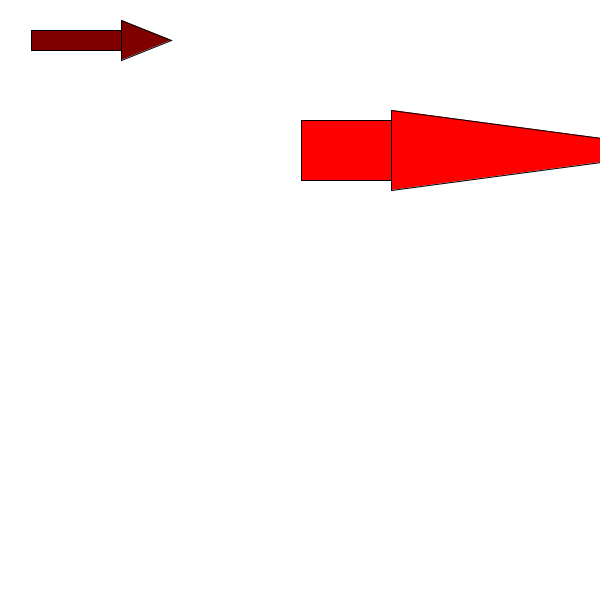
Frame 1 (no input)
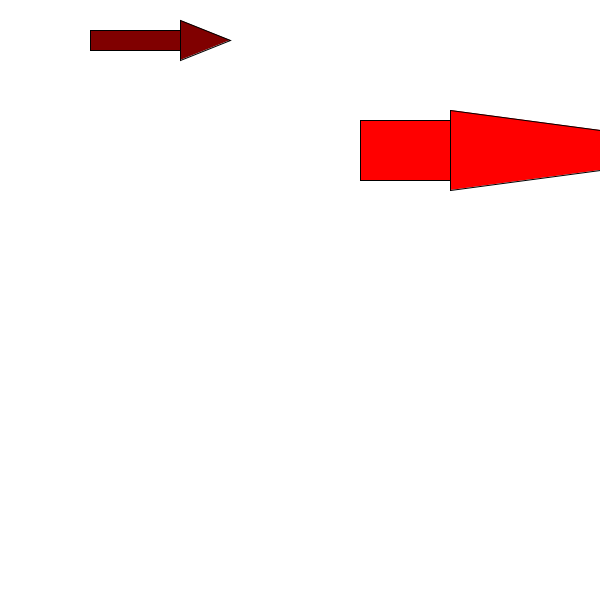
Frame 60 (the mouse pressed at the canvas centre just before this capture)
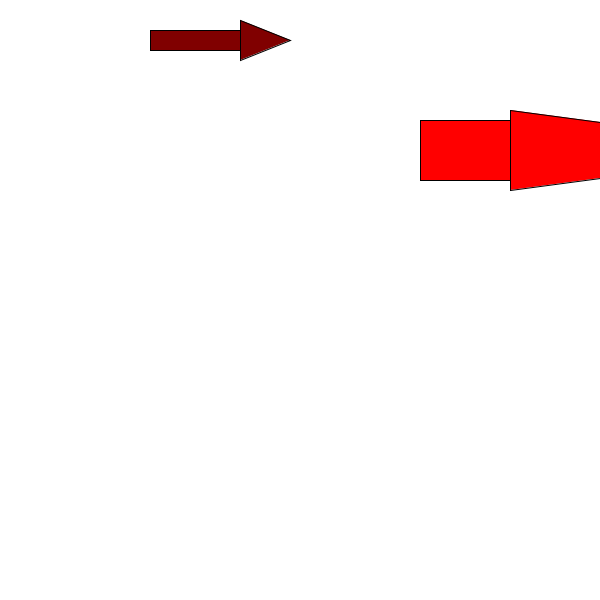
Frame 120 (the mouse held since frame 60 and released just before this capture)

The Processing sketch that drew these frames (run headless with seeded random() and noise(); from frame 60 on, the mouse is pressed at the canvas centre):

// Processing sketch: arrow_04
// ── arrow_04.pde
// X Make an arrow
// X Draw the arrow with variables
// X Move the arrow
// X Draw the arrow with 1 function
// - Move the arrow around on the screen
// - Do something to change the arrow when it's in a certain part of the screen.

int rectX1;
int rectX2;
int rectWidth;
int triangleWidth;

void setup() {
  size(600, 600);
  
  rectX1 = 30;
  rectX2 = 300;
  rectWidth = 90;
  triangleWidth = 50;
}

void draw() {
  background(255);

  rectX1 = moveArrow(rectX1, rectWidth + triangleWidth);
  // int xPos, int yPos, int rectWidth, int rectHeight, int triangleWidth, int redness
  drawArrow(rectX1, 30, rectWidth, 20, triangleWidth, 128);
  
  rectX2 = moveArrow(rectX2, 90+300);
  drawArrow(rectX2, 120, 90, 60, 300, 255);
}

int moveArrow(int xVal, int arrowLength) {
  xVal++;

  if(xVal > width) {
    xVal = 0 - arrowLength;
  }

  return xVal;
}

// Draw the arrow with a rectangle and a triangle
void drawArrow(int xPos, int yPos, int rectWidth, int rectHeight, int triangleWidth, int redness) {
  fill(redness, 0, 0);
  rect(xPos, yPos, rectWidth, rectHeight);
  triangle(
    xPos + rectWidth, yPos - 10,
    xPos + rectWidth, yPos + rectHeight + 10,
    xPos + rectWidth + triangleWidth, yPos + rectHeight / 2
  );
}
